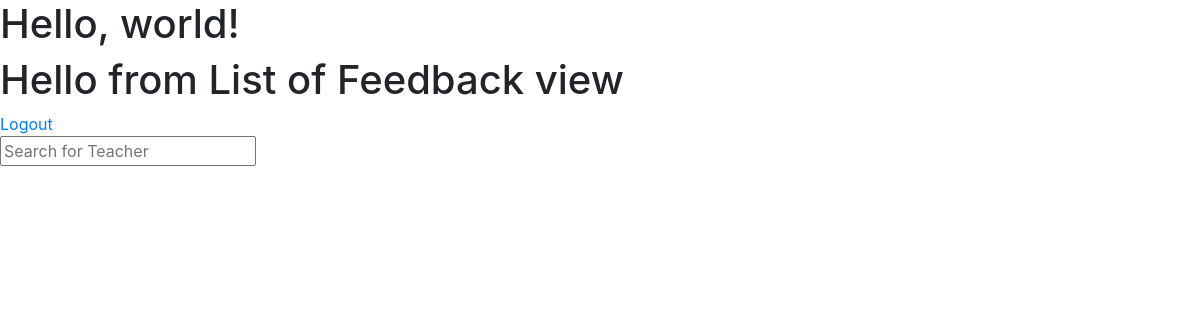
/review/ (signed in), run on an earlier commit of the app's database.
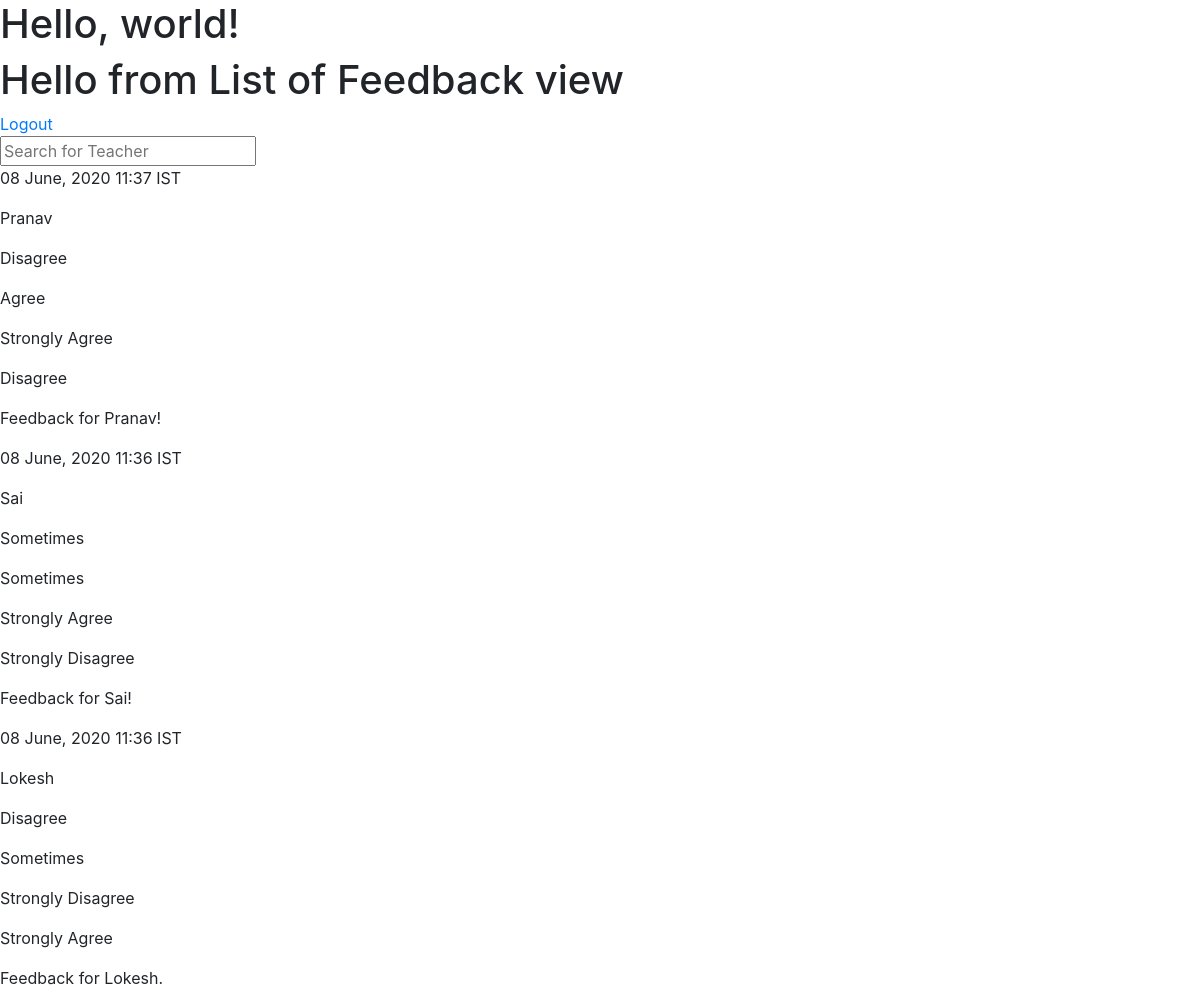
And on a later commit of the database.
### Feedback/models.py (models this page shows, shortened)
class FeedbackData(models.Model):
    CHOICES = (
        ('Strongly Disagree', 'Strongly Disagree'),
        ('Disagree', 'Disagree'),
        ('Sometimes', 'Sometimes'),
        ('Agree', 'Agree'),
        ('Strongly Agree', 'Strongly Agree'),
    )
    date_submitted = models.DateTimeField(auto_now=True)
    teacher_name = models.ForeignKey(Teacher, verbose_name='Name of Teacher',
                                     on_delete=models.CASCADE)
    punctuality = models.CharField(verbose_name='The teacher is punctual in coming to class',
                                   max_length=225,
                                   choices=CHOICES)
    portion = models.CharField(verbose_name='The teacher completes portions at the appropriate time',
                               max_length=225,
                               choices=CHOICES)
    doubt = models.CharField(verbose_name='The teacher takes in effort to clear your doubts',
                             max_length=225,
                             choices=CHOICES)
    interactive = models.CharField(verbose_name='The teacher makes the class interactive',
                                   max_length=225,
                                   choices=CHOICES)
    comments = models.TextField(verbose_name='Any other feedback (your comments)',
                                blank=True)
    class Meta:
        verbose_name = 'Feedback Data'
        verbose_name_plural = 'Feedback Data'

### Home/models.py (models this page shows)
class Teacher(models.Model):
    name = models.CharField(verbose_name='Name of teacher',
                            max_length=255, unique=True)
    class Meta:
        verbose_name = 'Teacher'
        verbose_name_plural = 'Teachers'
    def __str__(self):
        return self.name

### Review/views.py (the view)
# urls.py: path('', ListFeedbackView.as_view(), name='ListFeedbackView'),
class ListFeedbackView(LoginRequiredMixin, ListView):
    model = FeedbackData
    template_name = 'Review/list_feedback.html'
    context_object_name = 'feedbacks'
    ordering = ['-date_submitted']
    paginate_by = 10

### Review/templates/Review/list_feedback.html
{% extends 'Home/index.html' %}
{% block content %}
    <div>
        <h1>Hello from List of Feedback view</h1>
        <a role="button" href="{% url 'LogoutView' %}">Logout</a>
    </div>
    <div>
        <form action="{% url 'SearchResultsView' %}" method="get">
            <input type="text" name="q" placeholder="Search for Teacher" autocomplete="on" autofocus="on" id="search-field">
        </form>
    </div>
    <div>
        {% for feedback in feedbacks %}
            <div>
                <p>{{ feedback.date_submitted|date:'d F, Y H:i e' }}</p>
                <p>{{ feedback.teacher_name }}</p>
                <p>{{ feedback.punctuality }}</p>
                <p>{{ feedback.portion }}</p>
                <p>{{ feedback.doubt }}</p>
                <p>{{ feedback.interactive }}</p>
                <p>{{ feedback.comments }}</p>
            </div>
        {% endfor %}
    </div>
{% endblock content %}

What changed in the data, as far as the page shows it:
added FeedbackData: date_submitted "08 June, 2020 11:37 IST", teacher_name "Pranav", punctuality "Disagree", portion "Agree", doubt "Strongly Agree", interactive "Disagree", comments "Feedback for Pranav!"
added FeedbackData: date_submitted "08 June, 2020 11:36 IST", teacher_name "Sai", punctuality "Sometimes", portion "Sometimes", doubt "Strongly Agree", interactive "Strongly Disagree", comments "Feedback for Sai!"
added FeedbackData: date_submitted "08 June, 2020 11:36 IST", teacher_name "Lokesh", punctuality "Disagree", portion "Sometimes", doubt "Strongly Disagree", interactive "Strongly Agree", comments "Feedback for Lokesh."
